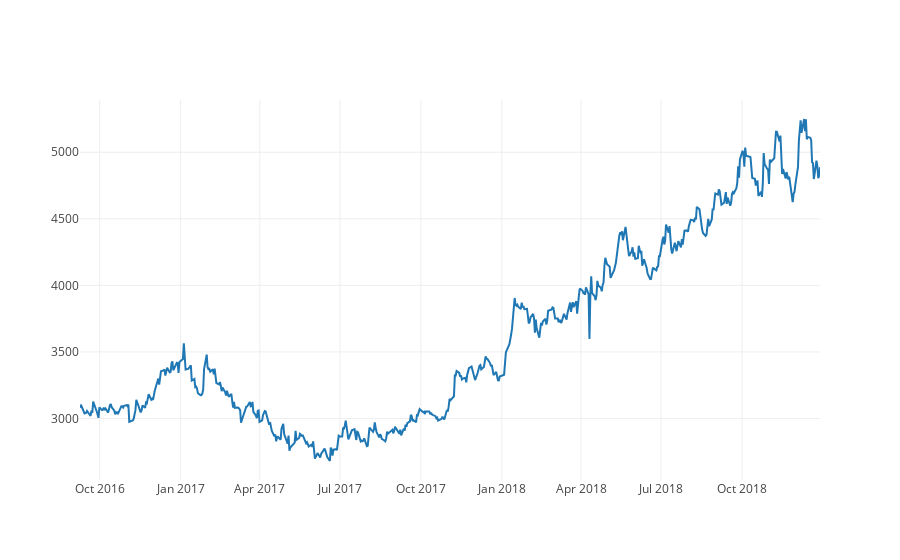

Write notebook code for a chart like this one.
### Code cell
plotly_df(prediction_pd)

### Figure 1 — Plotly figure (JSON) as saved in the notebook; plotly's stock layout.template omitted (floating-point values rounded to 4 significant figures; data arrays with more than 128 entries replaced by an {"elided": "..."} marker saying what was removed)
{"data": [{"mode": "lines", "name": "0", "type": "scatter", "uid": "8d12ad7b-41d2-4f45-b4e5-7add40b2b4f4", "x": {"elided": "586 str values"}, "y": {"elided": "586 float values"}}], "layout": {"title": ""}}
